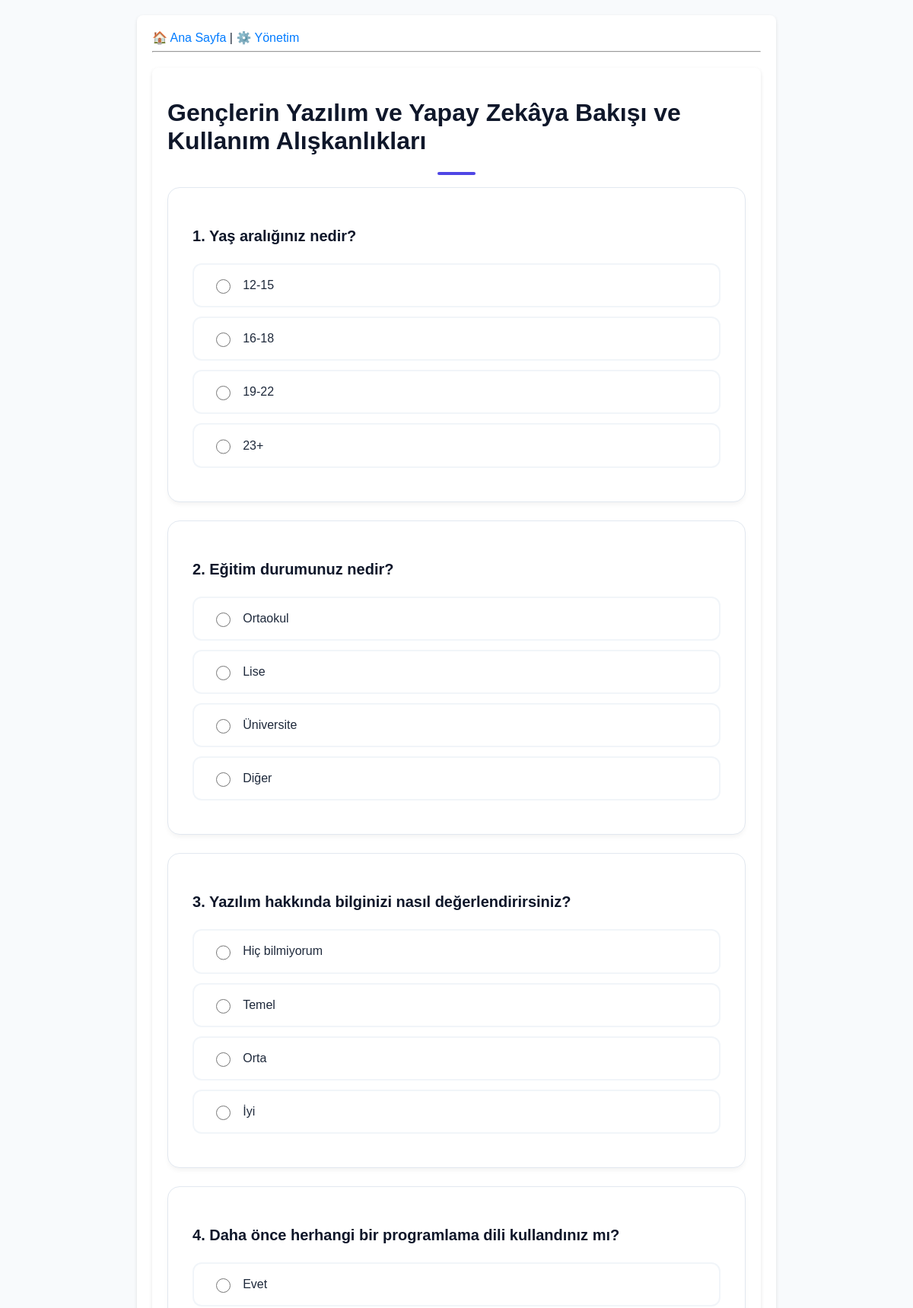
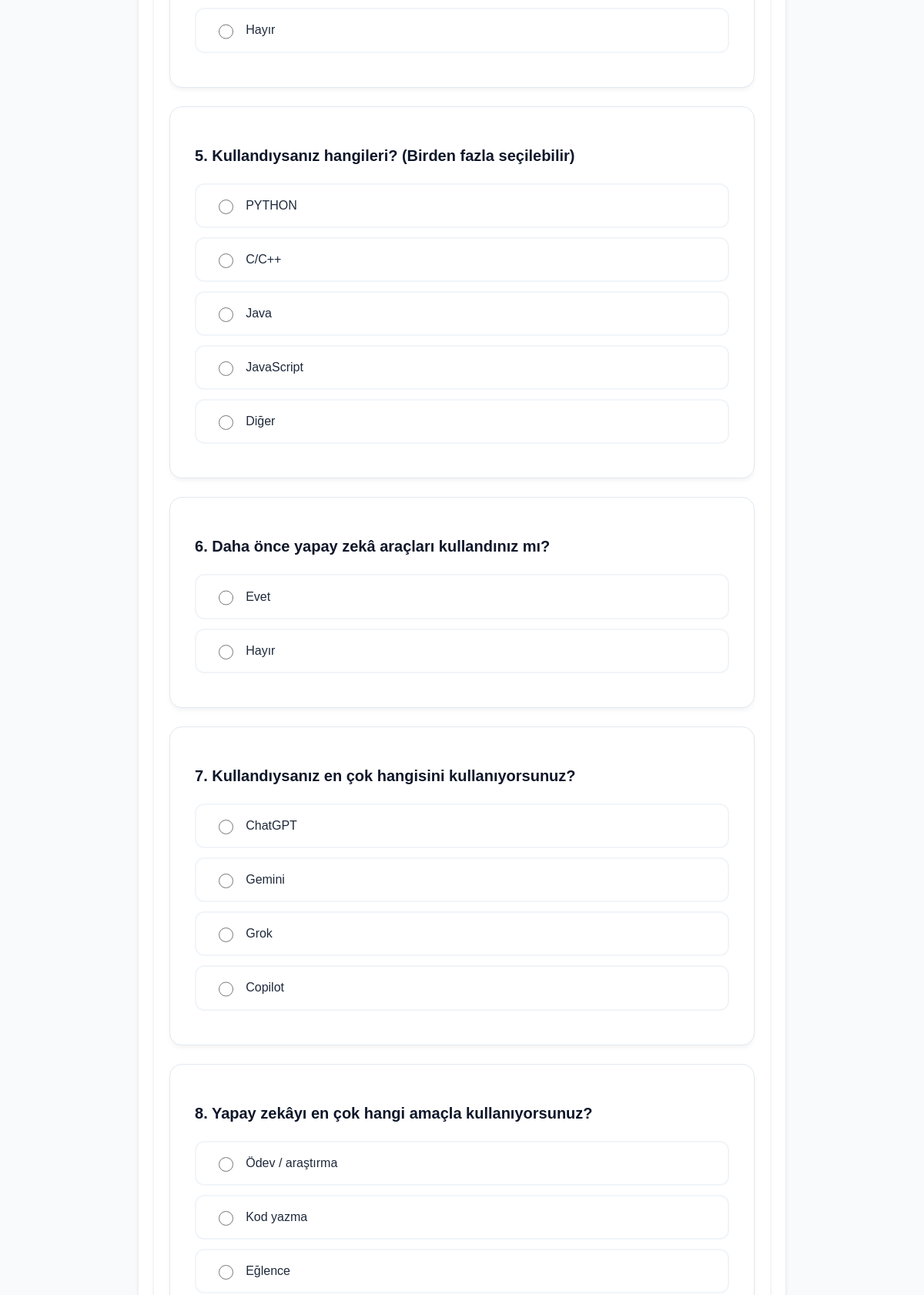
The app's page /anketler/1/ (upper part) with its own data (2 pictures, top to bottom).
### anketler/models.py (models this page shows, shortened)
class Anket(models.Model):
    baslik = models.CharField("Anket Başlığı", max_length=200)
    aciklama = models.TextField("Açıklama", blank=True, null=True)
    yayin_tarihi = models.DateTimeField("Yayınlanma Tarihi", default=timezone.now)

class Soru(models.Model):
    anket = models.ForeignKey(Anket, on_delete=models.CASCADE, related_name="sorular")
    soru_metni = models.CharField(max_length=200)

class Secenek(models.Model):
    soru = models.ForeignKey(Soru, on_delete=models.CASCADE, related_name="secenekler")
    secenek_metni = models.CharField(max_length=200)
    oy_sayisi = models.IntegerField(default=0)

### anketler/views.py (the view)
# urls.py: path("<int:pk>/", views.DetayGorunumu.as_view(), name="detay"),
class DetayGorunumu(generic.DetailView):
    model = Anket
    template_name = "anketler/detay.html"
    def get_queryset(self):
        return Anket.objects.filter(yayin_tarihi__lte=timezone.now())

### anketler/templates/anketler/detay.html (shortened to what this page needs)
{% extends "anketler/base.html" %}
{% block content %}
<div class="container mt-5 mb-5" style="max-width: 800px;">
    <div class="text-center mb-5">
        <h1 style="font-weight: 800; color: #0f172a;">{{ anket.baslik }}</h1>
        <div style="height: 4px; width: 50px; background: #4f46e5; margin: 1rem auto; border-radius: 2px;"></div>
    </div>
    <form action="{% url 'anketler:oy_ver' anket.id %}" method="post">
        {% for soru in anket.sorular.all %}
            <div class="survey-card">
                <h3 class="question-title">{{ forloop.counter }}. {{ soru.soru_metni }}</h3>
                {% for secenek in soru.secenekler.all %}
                    <label class="option-card" for="secenek{{ secenek.id }}">
                        <input type="radio" name="soru_{{ soru.id }}" id="secenek{{ secenek.id }}" value="{{ secenek.id }}" required>
                        <span>{{ secenek.secenek_metni }}</span>
                    </label>
                {% endfor %}
            </div>
        {% endfor %}
    </form>
</div>
{% endblock %}

### Part8/anketler/templates/anketler/base.html (style rules this page uses)
body { font-family: sans-serif; background-color: #f4f4f4; margin: 0; padding: 0; }
.container { max-width: 800px; margin: 20px auto; background: white; padding: 20px; border-radius: 8px; box-shadow: 0 2px 5px rgba(0,0,0,0.1); }
h1 { color: #333; }

### anketler/templates/anketler/detay.html (style rules this page uses)
body { background-color: #f8fafc; color: #1e293b; }
.survey-card { background: white; padding: 2rem; border-radius: 16px; border: 1px solid #e2e8f0; margin-bottom: 1.5rem; box-shadow: 0 4px 6px -1px rgba(0,0,0,0.05); }
.option-card { display: flex; align-items: center; padding: 1rem 1.5rem; margin-bottom: 0.75rem; border: 2px solid #f1f5f9; border-radius: 12px; cursor: pointer; transition: all 0.2s; }
.option-card input[type="radio"] { margin-right: 1rem; width: 1.2rem; height: 1.2rem; cursor: pointer; }
.question-title { font-size: 1.25rem; font-weight: 600; color: #0f172a; margin-bottom: 1.5rem; }

### records on screen
Anket: baslik "Gençlerin Yazılım ve Yapay Zekâya Bakışı ve Kullanım Alışkanlıkları"
Soru: soru_metni "Yaş aralığınız nedir?"
Secenek: secenek_metni "12-15"
Secenek: secenek_metni "16-18"
Secenek: secenek_metni "19-22"
Secenek: secenek_metni "23+"
Soru: soru_metni "Eğitim durumunuz nedir?"
Secenek: secenek_metni "Ortaokul"
Secenek: secenek_metni "Lise"
Secenek: secenek_metni "Üniversite"
Secenek: secenek_metni "Diğer"
Soru: soru_metni "Yazılım hakkında bilginizi nasıl değerlendirirsiniz?"
Secenek: secenek_metni "Hiç bilmiyorum"
Secenek: secenek_metni "Temel"
Secenek: secenek_metni "Orta"
Secenek: secenek_metni "İyi"
Soru: soru_metni "Daha önce herhangi bir programlama dili kullandınız mı?"
Secenek: secenek_metni "Evet"
Secenek: secenek_metni "Hayır"
Soru: soru_metni "Kullandıysanız hangileri? (Birden fazla seçilebilir)"
Secenek: secenek_metni "PYTHON"
Secenek: secenek_metni "C/C++"
Secenek: secenek_metni "Java"
Secenek: secenek_metni "JavaScript"
Secenek: secenek_metni "Diğer"
Soru: soru_metni "Daha önce yapay zekâ araçları kullandınız mı?"
Secenek: secenek_metni "Evet"
Secenek: secenek_metni "Hayır"
Soru: soru_metni "Kullandıysanız en çok hangisini kullanıyorsunuz?"
Secenek: secenek_metni "ChatGPT"
Secenek: secenek_metni "Gemini"
Secenek: secenek_metni "Grok"
Secenek: secenek_metni "Copilot"
Soru: soru_metni "Yapay zekâyı en çok hangi amaçla kullanıyorsunuz?"
Secenek: secenek_metni "Ödev / araştırma"
Secenek: secenek_metni "Kod yazma"
Secenek: secenek_metni "Eğlence"
